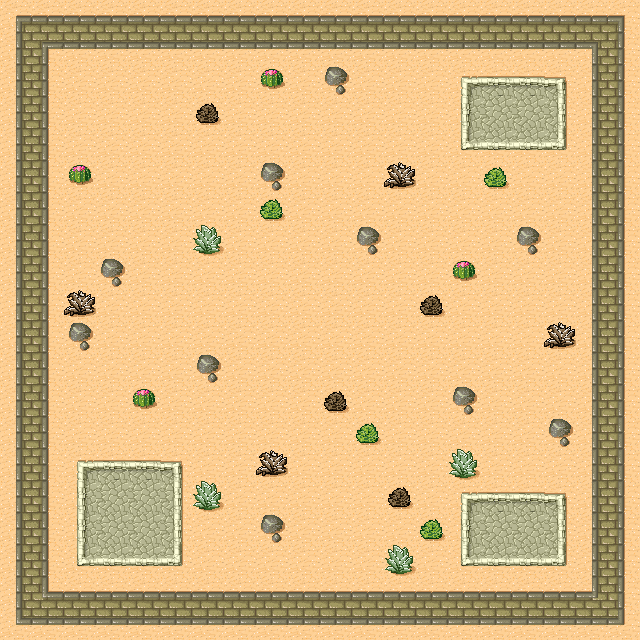

A 2D game scene composited from a Tiled map and its tileset images. What follows is a short description and the map's XML, with each tile layer's data collapsed to a summary:
An orthogonal 20x20 tile map with 32x32 px tiles, 4 tile layers (Ground, Wall, Destructable, Fixed) and 4 objects (4x ColorChanger).

<map version="1.0" orientation="orthogonal" width="20" height="20" tilewidth="32" tileheight="32">
 <tileset firstgid="1" name="tmw_desert_spacing" tilewidth="32" tileheight="32" spacing="1" margin="1">
  <image source="tmw_desert_spacing.png" width="265" height="199" />
 </tileset>
 <layer name="Ground" width="20" height="20">
  <data>[400 cells, 400 non-empty, 11 distinct tile ids]</data>
 </layer>
 <layer name="Wall" width="20" height="20">
  <data>[400 cells, 144 non-empty, 12 distinct tile ids]</data>
 </layer>
 <layer name="Destructable" width="20" height="20">
  <data>[400 cells, 20 non-empty, 5 distinct tile ids]</data>
 </layer>
 <layer name="Fixed" width="20" height="20">
  <properties>
   <property name="indestructable" value="1" />
  </properties>
  <data>[400 cells, 10 non-empty, 1 distinct tile ids]</data>
 </layer>
 <objectgroup name="ObjLayer" width="20" height="20">
  <object name="Square1" type="ColorChanger" x="463" y="494" width="105" height="72">
   <properties>
    <property name="color" value="red" />
   </properties>
  </object>
  <object name="Circle1" type="ColorChanger" x="82" y="467" width="96" height="96">
   <properties>
    <property name="color" value="green" />
   </properties>
   <ellipse />
  </object>
  <object name="Polygon1" type="ColorChanger" x="480" y="96">
   <properties>
    <property name="color" value="blue" />
   </properties>
   <polygon points="-19,-18 85,-17 85,52 -19,52" />
  </object>
  <object name="Tile1" type="ColorChanger" gid="46" x="304" y="337">
   <properties>
    <property name="color" value="purple" />
   </properties>
  </object>
 </objectgroup>
</map>